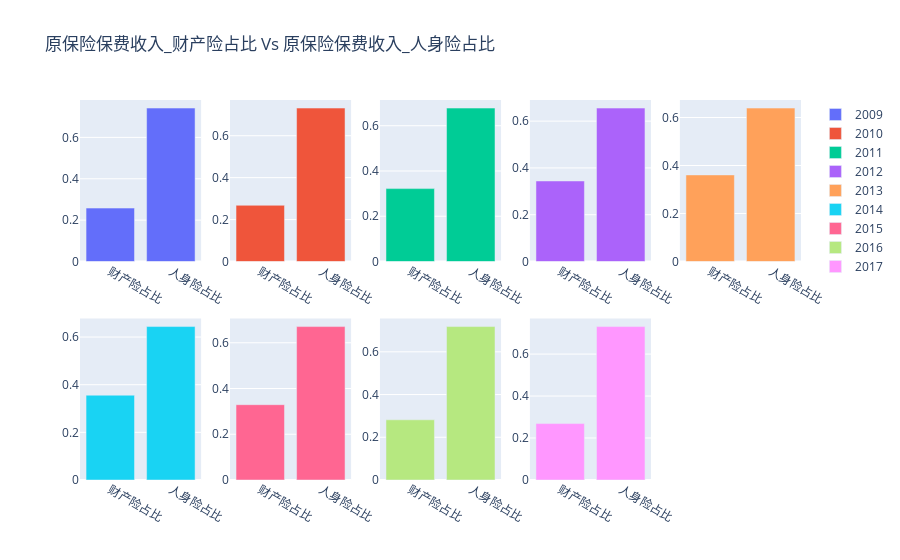

The cell this chart's notebook holds for it:
### Code cell
from plotly.subplots import make_subplots


fig = make_subplots(
    rows=2, cols=5,
    column_widths=[0.5]*5,
    row_heights=[0.5]*2,
    specs=[[{"type": "bar"}, {"type": "bar"},{"type": "bar"},{"type": "bar"},{"type": "bar"}],
           [{"type": "bar"},{"type": "bar"},{"type": "bar"},{"type": "bar"}, None]])
tra_ls = []
for i in range(5):
    x = ['财产险占比','人身险占比']
    y = data_Year[data_Year['Year']==Year_dict[i]].loc[:,['原保险保费收入_财产险占比','原保险保费收入_人身险占比']].squeeze(axis = 0).tolist()
    fig.add_trace(
    go.Bar(x=x,y=y, showlegend=True,name= Year_dict[i]),
    row=1, col =i+1
)

for i in range(5,9):
    x = ['财产险占比','人身险占比']
    y = data_Year[data_Year['Year']==Year_dict[i]].loc[:,['原保险保费收入_财产险占比','原保险保费收入_人身险占比']].squeeze(axis = 0).tolist()
    fig.add_trace(
    go.Bar(x=x,y=y, showlegend=True,name=Year_dict[i]
        ),
    row=2, col = i-4
    )
fig.update_layout(title = '原保险保费收入_财产险占比 Vs 原保险保费收入_人身险占比')
fig.show()

### Figure 1 — Plotly figure (JSON) as saved in the notebook; plotly's stock layout.template omitted (floating-point values rounded to 4 significant figures)
{"data": [{"name": "2009", "showlegend": true, "type": "bar", "x": ["财产险占比", "人身险占比"], "xaxis": "x", "y": [0.2582, 0.7418], "yaxis": "y"}, {"name": "2010", "showlegend": true, "type": "bar", "x": ["财产险占比", "人身险占比"], "xaxis": "x2", "y": [0.2681, 0.7319], "yaxis": "y2"}, {"name": "2011", "showlegend": true, "type": "bar", "x": ["财产险占比", "人身险占比"], "xaxis": "x3", "y": [0.322, 0.678], "yaxis": "y3"}, {"name": "2012", "showlegend": true, "type": "bar", "x": ["财产险占比", "人身险占比"], "xaxis": "x4", "y": [0.3442, 0.6558], "yaxis": "y4"}, {"name": "2013", "showlegend": true, "type": "bar", "x": ["财产险占比", "人身险占比"], "xaxis": "x5", "y": [0.3607, 0.6393], "yaxis": "y5"}, {"name": "2014", "showlegend": true, "type": "bar", "x": ["财产险占比", "人身险占比"], "xaxis": "x6", "y": [0.356, 0.644], "yaxis": "y6"}, {"name": "2015", "showlegend": true, "type": "bar", "x": ["财产险占比", "人身险占比"], "xaxis": "x7", "y": [0.3292, 0.6708], "yaxis": "y7"}, {"name": "2016", "showlegend": true, "type": "bar", "x": ["财产险占比", "人身险占比"], "xaxis": "x8", "y": [0.2818, 0.7182], "yaxis": "y8"}, {"name": "2017", "showlegend": true, "type": "bar", "x": ["财产险占比", "人身险占比"], "xaxis": "x9", "y": [0.2688, 0.7312], "yaxis": "y9"}], "layout": {"title": {"text": "原保险保费收入_财产险占比 Vs 原保险保费收入_人身险占比"}, "xaxis": {"anchor": "y", "domain": [0, 0.168]}, "xaxis2": {"anchor": "y2", "domain": [0.208, 0.376]}, "xaxis3": {"anchor": "y3", "domain": [0.416, 0.584]}, "xaxis4": {"anchor": "y4", "domain": [0.624, 0.792]}, "xaxis5": {"anchor": "y5", "domain": [0.832, 1]}, "xaxis6": {"anchor": "y6", "domain": [0, 0.168]}, "xaxis7": {"anchor": "y7", "domain": [0.208, 0.376]}, "xaxis8": {"anchor": "y8", "domain": [0.416, 0.584]}, "xaxis9": {"anchor": "y9", "domain": [0.624, 0.792]}, "yaxis": {"anchor": "x", "domain": [0.575, 1]}, "yaxis2": {"anchor": "x2", "domain": [0.575, 1]}, "yaxis3": {"anchor": "x3", "domain": [0.575, 1]}, "yaxis4": {"anchor": "x4", "domain": [0.575, 1]}, "yaxis5": {"anchor": "x5", "domain": [0.575, 1]}, "yaxis6": {"anchor": "x6", "domain": [0, 0.425]}, "yaxis7": {"anchor": "x7", "domain": [0, 0.425]}, "yaxis8": {"anchor": "x8", "domain": [0, 0.425]}, "yaxis9": {"anchor": "x9", "domain": [0, 0.425]}}}
